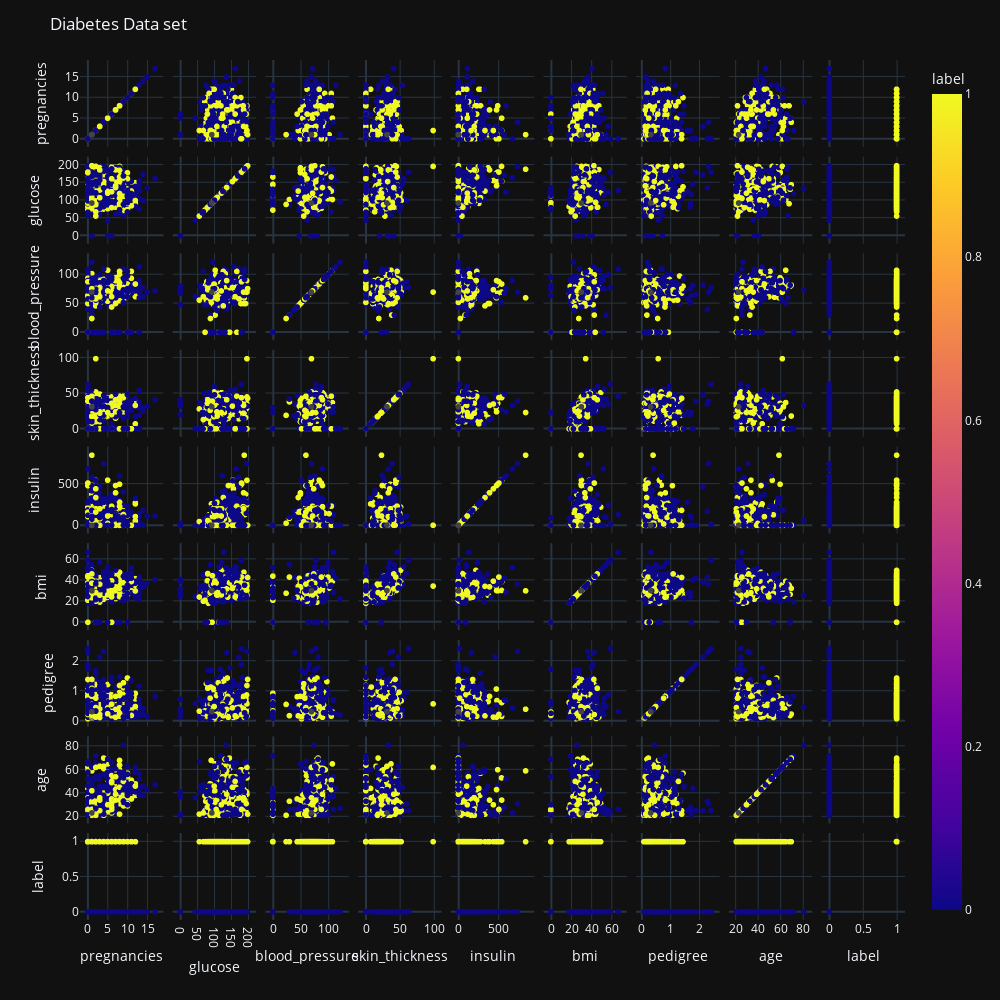

The notebook cell this image was saved under:
### Markdown cell above
## scatter plot

### Code cell
import plotly.express as px

# blue points -> negative class, yellow points -> positive class
fig = px.scatter_matrix(df, color='label')
fig.update_layout(
    title='Diabetes Data set',
    width=1000,
    height=1000,
)
fig.show()

### Figure 1 — Plotly figure (JSON) as saved in the notebook; plotly's stock layout.template omitted (floating-point values rounded to 4 significant figures; data arrays with more than 128 entries replaced by an {"elided": "..."} marker saying what was removed)
{"data": [{"dimensions": [{"axis": {"matches": true}, "label": "pregnancies", "values": {"elided": "768 int values"}}, {"axis": {"matches": true}, "label": "glucose", "values": {"elided": "768 int values"}}, {"axis": {"matches": true}, "label": "blood_pressure", "values": {"elided": "768 int values"}}, {"axis": {"matches": true}, "label": "skin_thickness", "values": {"elided": "768 int values"}}, {"axis": {"matches": true}, "label": "insulin", "values": {"elided": "768 int values"}}, {"axis": {"matches": true}, "label": "bmi", "values": {"elided": "768 float values"}}, {"axis": {"matches": true}, "label": "pedigree", "values": {"elided": "768 float values"}}, {"axis": {"matches": true}, "label": "age", "values": {"elided": "768 int values"}}, {"axis": {"matches": true}, "label": "label", "values": {"elided": "768 float values"}}], "hovertemplate": "%{xaxis.title.text}=%{x}<br>%{yaxis.title.text}=%{y}<br>label=%{marker.color}<extra></extra>", "legendgroup": "", "marker": {"color": {"elided": "768 float values"}, "coloraxis": "coloraxis", "symbol": "circle"}, "name": "", "showlegend": false, "type": "splom"}], "layout": {"coloraxis": {"colorbar": {"title": {"text": "label"}}, "colorscale": [[0.0, "#0d0887"], [0.1111, "#46039f"], [0.2222, "#7201a8"], [0.3333, "#9c179e"], [0.4444, "#bd3786"], [0.5556, "#d8576b"], [0.6667, "#ed7953"], [0.7778, "#fb9f3a"], [0.8889, "#fdca26"], [1.0, "#f0f921"]]}, "legend": {"tracegroupgap": 0}, "margin": {"t": 60}, "dragmode": "select", "title": {"text": "Diabetes Data set"}, "width": 1000, "height": 1000}}
